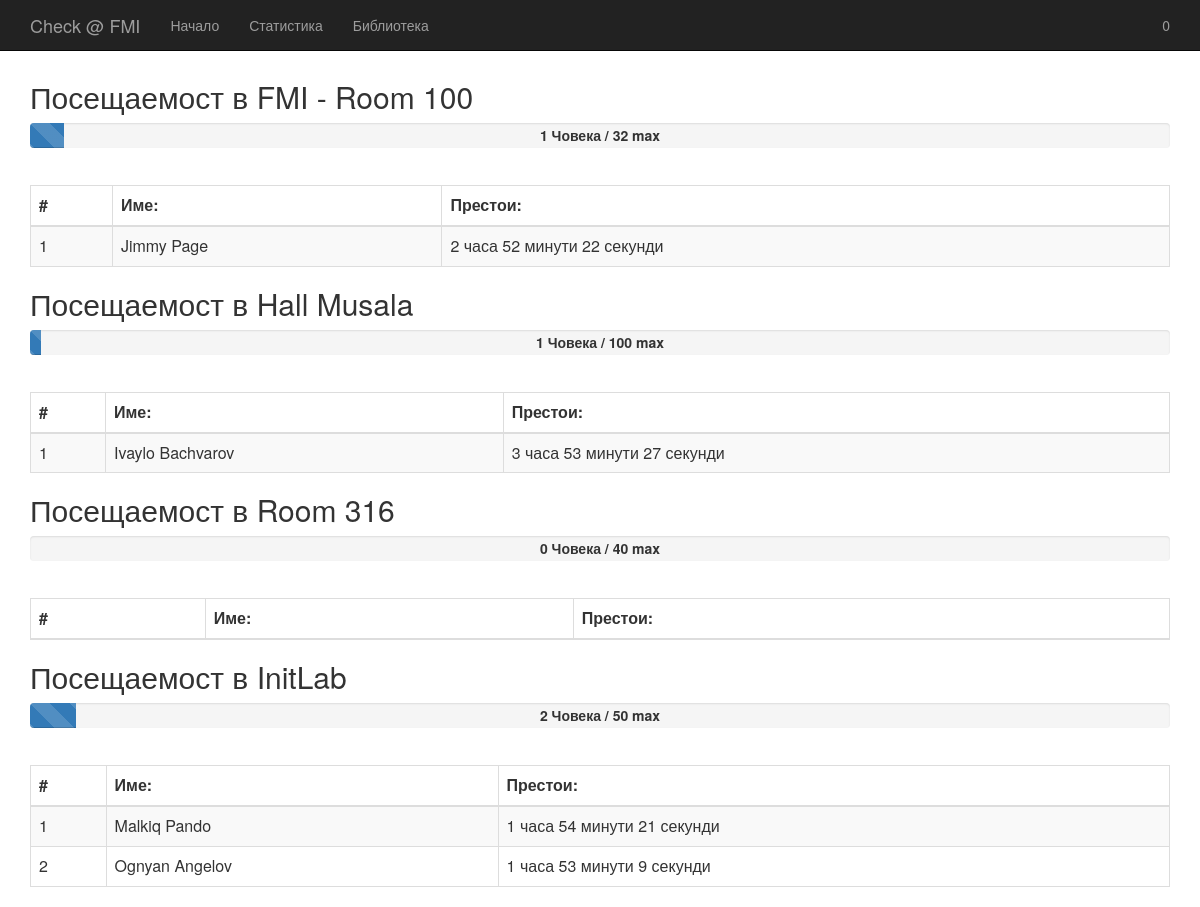
Screenshot of / (signed in) with the database file from the repository.
### places/models.py (models this page shows)
class Place(models.Model):
    name = models.CharField(max_length=63, null=True)
    capacity = models.IntegerField(null=True, blank=True)
    def __unicode__(self):
        return self.name

### website/views.py (the view)
def index(request):
    now = datetime.now()
    places = Place.objects.all()
    all_places = []
    for place in places:
        checkins_inside = Checkin.objects.filter(place = place, active = True)
        all_users = []
        for checkin in checkins_inside:
            print checkin.checkin_time
            all_users += [{'first_name': checkin.user.first_name, 'last_name': checkin.user.last_name,
                            'active_time': days_hours_minutes(now-checkin.checkin_time)}]
            print (now-checkin.checkin_time)
        all_places += [[place, place.capacity, len(all_users), all_users]]
    print all_places
    return render_to_response('index.html',
            {
                "places" : all_places,
            },
            context_instance=RequestContext(request))

### website/views.py (called while the page is built)
def days_hours_minutes(td):
    return td.seconds // 3600, (td.seconds // 60) % 60, td.seconds % 60

### templates/index.html
{% extends "base.html" %}
  {% block content %}
    {% for place in places %}
      <h2>Посещаемост в {{ place.0.name }}</h2>
      <div class="progress progress-striped active">
          <div class="progress-bar" role="progressbar" aria-valuenow="45" aria-valuemin="0" aria-valuemax="100" style="width: {% widthratio place.2 place.1 100 %}%;">
          </div>
      </div>
      <div id="active-people">{{ place.2 }} Човека / {{ place.1 }} max</div>
      <table class="table table-striped table-bordered" style="border-radius: 20px">
          <thead>
              <tr>
                  <th>#</th>
                  <th>Име:</th>
                  <th>Престои:</th>
              </tr>
          </thead>
          <tbody>
              {% for user in place.3 %}
              <tr>
                  <td>{{ forloop.counter }}</td>
                  <td>{{ user.first_name }} {{ user.last_name }}</td>
                  <td>{{ user.active_time.0 }} часа {{ user.active_time.1 }} минути {{ user.active_time.2 }} секунди</td>
              </tr>
              {% endfor %}
          </tbody>
      </table>
  {% endfor %}
{% endblock %}

### templates/base.html (shortened to what this page needs)
<DOCTYPE html>
<html lang="en">
  <head>
    <link href="//netdna.bootstrapcdn.com/bootstrap/3.0.0/css/bootstrap.min.css" rel="stylesheet">
    <link href="/static/roomsStatus.css" rel="stylesheet">
  </head>
  <body>
    <div class="navbar navbar-inverse navbar-fixed-top">
      <div class="container">
        <div class="navbar-header">
          <a class="navbar-brand" href="#">Check @ FMI</a>
        </div>
        <div class="navbar-collapse collapse">
          <ul class="nav navbar-nav">
            <li><a href="/">Начало</a></li>
            <li><a href="/statistics/">Статистика</a></li>
            <li><a href="/library/">Библиотека</a></li>
          </ul>
          <ul class="nav navbar-nav navbar-right">
          {% if user.is_authenticated %}
            <li class="dropdown ">
              <a href="#" class="dropdown-toggle" data-toggle="dropdown"> {{ user.username }}</a>
            </li>
          {% else %}
            <li><a href="/login/">Вход</a></li>
          {% endif %}
          </ul>
        </div>
      </div>
    </div>
    <div class="container">
    {% block content %}{% endblock %}
    </div>
  </body>
</html>

### static/roomsStatus.css (style rules this page uses)
body { padding-top: 60px; }
#active-people { margin: auto; text-align: center; margin-top: -43px; font-weight: bold; margin-bottom: 40px; }
.progress { height: 25px; }

### rows the page displays
Place: name "FMI - Room 100", id "1", capacity "32", active_time.0 "2", active_time.1 "52", active_time.2 "22"
Place: name "Hall Musala", place "1", capacity "100", active_time.0 "3", active_time.1 "53", active_time.2 "27"
Place: name "Room 316", place "0", capacity "40"
Place: name "InitLab", place "2", capacity "50", active_time.0 "1" "1", active_time.1 "54" "53", active_time.2 "21" "9"

### other values shown
{{ user.username }} "0"
{{ user.first_name }} "Jimmy" "Ivaylo" "Malkiq" "Ognyan"
{{ user.last_name }} "Page" "Bachvarov" "Pando" "Angelov"
